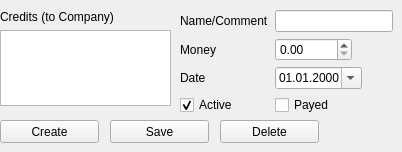
       <widget class="QWidget" name="tab">
        <attribute name="title">
         <string>Credits</string>
        </attribute>
        <widget class="QWidget" name="verticalLayoutWidget">
         <property name="geometry">
          <rect>
           <x>0</x>
           <y>10</y>
           <width>171</width>
           <height>96</height>
          </rect>
         </property>
         <layout class="QVBoxLayout" name="verticalLayout">
          <item>
           <widget class="QLabel" name="label_25">
            <property name="text">
             <string>Credits (to Company)</string>
            </property>
           </widget>
          </item>
          <item>
           <widget class="QListWidget" name="creditList"/>
          </item>
         </layout>
        </widget>
        <widget class="QWidget" name="formLayoutWidget_3">
         <property name="geometry">
          <rect>
           <x>180</x>
           <y>10</y>
           <width>213</width>
           <height>105</height>
          </rect>
         </property>
         <layout class="QFormLayout" name="formLayout_3">
          <property name="fieldGrowthPolicy">
           <enum>QFormLayout::ExpandingFieldsGrow</enum>
          </property>
          <property name="labelAlignment">
           <set>Qt::AlignLeading|Qt::AlignLeft|Qt::AlignVCenter</set>
          </property>
          <item row="1" column="0">
           <widget class="QLabel" name="label_15">
            <property name="text">
             <string>Money</string>
            </property>
           </widget>
          </item>
          <item row="1" column="1">
           <widget class="QDoubleSpinBox" name="creditValue">
            <property name="decimals">
             <number>2</number>
            </property>
            <property name="maximum">
             <double>99999.990000000005239</double>
            </property>
           </widget>
          </item>
          <item row="3" column="0">
           <widget class="QLabel" name="label_16">
            <property name="text">
             <string>Date</string>
            </property>
           </widget>
          </item>
          <item row="3" column="1">
           <widget class="QDateEdit" name="creditDate">
            <property name="displayFormat">
             <string>dd.MM.yyyy</string>
            </property>
            <property name="calendarPopup">
             <bool>true</bool>
            </property>
           </widget>
          </item>
          <item row="4" column="1">
           <widget class="QCheckBox" name="creditPayed">
            <property name="text">
             <string>Payed</string>
            </property>
           </widget>
          </item>
          <item row="0" column="1">
           <widget class="QLineEdit" name="creditName"/>
          </item>
          <item row="0" column="0">
           <widget class="QLabel" name="label_30">
            <property name="text">
             <string>Name/Comment</string>
            </property>
           </widget>
          </item>
          <item row="4" column="0">
           <widget class="QCheckBox" name="creditActive">
            <property name="text">
             <string>Active</string>
            </property>
            <property name="checked">
             <bool>true</bool>
            </property>
           </widget>
          </item>
         </layout>
        </widget>
        <widget class="QPushButton" name="createCredit">
         <property name="geometry">
          <rect>
           <x>0</x>
           <y>120</y>
           <width>99</width>
           <height>23</height>
          </rect>
         </property>
         <property name="text">
          <string>Create</string>
         </property>
        </widget>
        <widget class="QPushButton" name="saveCredit">
         <property name="geometry">
          <rect>
           <x>110</x>
           <y>120</y>
           <width>99</width>
           <height>23</height>
          </rect>
         </property>
         <property name="text">
          <string>Save</string>
         </property>
        </widget>
        <widget class="QPushButton" name="deleteCredit">
         <property name="geometry">
          <rect>
           <x>220</x>
           <y>120</y>
           <width>99</width>
           <height>23</height>
          </rect>
         </property>
         <property name="text">
          <string>Delete</string>
         </property>
        </widget>
       </widget>
